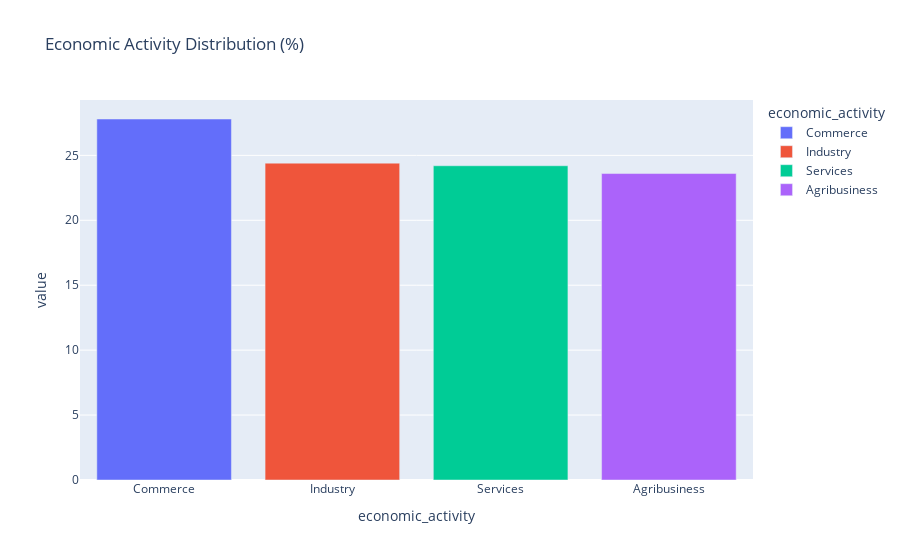

Write notebook code for a chart like this one.
### Code cell
# Economic Activity Distribution
percentage_economic_activity = df_segment.value_counts('economic_activity') / len(df_segment) * 100
px.bar(percentage_economic_activity, color=percentage_economic_activity.index, title='Economic Activity Distribution (%)')

### Figure 1 — Plotly figure (JSON) as saved in the notebook; plotly's stock layout.template omitted (floating-point values rounded to 4 significant figures)
{"data": [{"alignmentgroup": "True", "hovertemplate": "economic_activity=%{x}<br>value=%{y}<extra></extra>", "legendgroup": "Commerce", "marker": {"color": "#636efa", "pattern": {"shape": ""}}, "name": "Commerce", "offsetgroup": "Commerce", "orientation": "v", "showlegend": true, "textposition": "auto", "type": "bar", "x": ["Commerce"], "xaxis": "x", "y": [27.8], "yaxis": "y"}, {"alignmentgroup": "True", "hovertemplate": "economic_activity=%{x}<br>value=%{y}<extra></extra>", "legendgroup": "Industry", "marker": {"color": "#EF553B", "pattern": {"shape": ""}}, "name": "Industry", "offsetgroup": "Industry", "orientation": "v", "showlegend": true, "textposition": "auto", "type": "bar", "x": ["Industry"], "xaxis": "x", "y": [24.4], "yaxis": "y"}, {"alignmentgroup": "True", "hovertemplate": "economic_activity=%{x}<br>value=%{y}<extra></extra>", "legendgroup": "Services", "marker": {"color": "#00cc96", "pattern": {"shape": ""}}, "name": "Services", "offsetgroup": "Services", "orientation": "v", "showlegend": true, "textposition": "auto", "type": "bar", "x": ["Services"], "xaxis": "x", "y": [24.2], "yaxis": "y"}, {"alignmentgroup": "True", "hovertemplate": "economic_activity=%{x}<br>value=%{y}<extra></extra>", "legendgroup": "Agribusiness", "marker": {"color": "#ab63fa", "pattern": {"shape": ""}}, "name": "Agribusiness", "offsetgroup": "Agribusiness", "orientation": "v", "showlegend": true, "textposition": "auto", "type": "bar", "x": ["Agribusiness"], "xaxis": "x", "y": [23.6], "yaxis": "y"}], "layout": {"barmode": "relative", "legend": {"title": {"text": "economic_activity"}, "tracegroupgap": 0}, "title": {"text": "Economic Activity Distribution (%)"}, "xaxis": {"anchor": "y", "categoryarray": ["Commerce", "Industry", "Services", "Agribusiness"], "categoryorder": "array", "domain": [0, 1], "title": {"text": "economic_activity"}}, "yaxis": {"anchor": "x", "domain": [0, 1], "title": {"text": "value"}}}}
